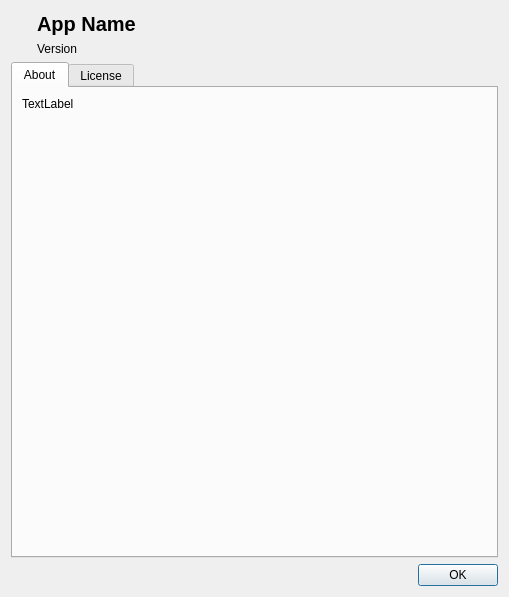
<?xml version="1.0" encoding="UTF-8"?>
<ui version="4.0">
 <class>aboutDialog</class>
 <widget class="QDialog" name="aboutDialog">
  <property name="geometry">
   <rect>
    <x>0</x>
    <y>0</y>
    <width>509</width>
    <height>597</height>
   </rect>
  </property>
  <property name="windowTitle">
   <string>Dialog</string>
  </property>
  <property name="modal">
   <bool>true</bool>
  </property>
  <layout class="QVBoxLayout" name="verticalLayout_3">
   <item>
    <layout class="QHBoxLayout" name="horizontalLayout">
     <item>
      <layout class="QVBoxLayout" name="verticalLayout_2">
       <item>
        <spacer name="verticalSpacer_2">
         <property name="orientation">
          <enum>Qt::Vertical</enum>
         </property>
         <property name="sizeHint" stdset="0">
          <size>
           <width>20</width>
           <height>1</height>
          </size>
         </property>
        </spacer>
       </item>
       <item>
        <widget class="QLabel" name="logo">
         <property name="sizePolicy">
          <sizepolicy hsizetype="Fixed" vsizetype="Fixed">
           <horstretch>0</horstretch>
           <verstretch>0</verstretch>
          </sizepolicy>
         </property>
         <property name="maximumSize">
          <size>
           <width>100</width>
           <height>100</height>
          </size>
         </property>
         <property name="baseSize">
          <size>
           <width>0</width>
           <height>0</height>
          </size>
         </property>
         <property name="text">
          <string/>
         </property>
         <property name="pixmap">
          <pixmap resource="icons.qrc">:/icons/wpa_gui.svg</pixmap>
         </property>
         <property name="scaledContents">
          <bool>true</bool>
         </property>
        </widget>
       </item>
      </layout>
     </item>
     <item>
      <layout class="QVBoxLayout" name="verticalLayout">
       <item>
        <spacer name="verticalSpacer">
         <property name="orientation">
          <enum>Qt::Vertical</enum>
         </property>
         <property name="sizeType">
          <enum>QSizePolicy::Expanding</enum>
         </property>
         <property name="sizeHint" stdset="0">
          <size>
           <width>20</width>
           <height>1</height>
          </size>
         </property>
        </spacer>
       </item>
       <item>
        <widget class="QLabel" name="appName">
         <property name="font">
          <font>
           <pointsize>15</pointsize>
           <weight>75</weight>
           <italic>false</italic>
           <bold>true</bold>
          </font>
         </property>
         <property name="text">
          <string>App Name</string>
         </property>
        </widget>
       </item>
       <item>
        <widget class="QLabel" name="appVersion">
         <property name="text">
          <string>Version</string>
         </property>
        </widget>
       </item>
      </layout>
     </item>
     <item>
      <spacer name="horizontalSpacer">
       <property name="orientation">
        <enum>Qt::Horizontal</enum>
       </property>
       <property name="sizeHint" stdset="0">
        <size>
         <width>40</width>
         <height>20</height>
        </size>
       </property>
      </spacer>
     </item>
    </layout>
   </item>
   <item>
    <widget class="QTabWidget" name="tabWidget">
     <property name="sizePolicy">
      <sizepolicy hsizetype="Expanding" vsizetype="Expanding">
       <horstretch>0</horstretch>
       <verstretch>1</verstretch>
      </sizepolicy>
     </property>
     <property name="currentIndex">
      <number>0</number>
     </property>
     <widget class="QWidget" name="aboutTab" native="true">
      <attribute name="title">
       <string>About</string>
      </attribute>
      <layout class="QGridLayout" name="gridLayout">
       <item row="0" column="0">
        <widget class="QLabel" name="aboutText">
         <property name="text">
          <string>TextLabel</string>
         </property>
         <property name="alignment">
          <set>Qt::AlignLeading|Qt::AlignLeft|Qt::AlignTop</set>
         </property>
         <property name="wordWrap">
          <bool>false</bool>
         </property>
         <property name="margin">
          <number>9</number>
         </property>
         <property name="textInteractionFlags">
          <set>Qt::LinksAccessibleByMouse|Qt::TextSelectableByMouse</set>
         </property>
        </widget>
       </item>
      </layout>
     </widget>
     <widget class="QWidget" name="licenseTab" native="true">
      <attribute name="title">
       <string>License</string>
      </attribute>
      <layout class="QGridLayout" name="gridLayout_2">
       <property name="leftMargin">
        <number>0</number>
       </property>
       <property name="topMargin">
        <number>0</number>
       </property>
       <property name="rightMargin">
        <number>0</number>
       </property>
       <property name="bottomMargin">
        <number>0</number>
       </property>
       <item row="0" column="0">
        <widget class="QScrollArea" name="scrollArea">
         <property name="widgetResizable">
          <bool>true</bool>
         </property>
         <widget class="QWidget" name="scrollAreaWidgetContents">
          <property name="geometry">
           <rect>
            <x>0</x>
            <y>0</y>
            <width>485</width>
            <height>371</height>
           </rect>
          </property>
          <layout class="QGridLayout" name="gridLayout_3">
           <property name="leftMargin">
            <number>7</number>
           </property>
           <item row="0" column="0">
            <widget class="QLabel" name="licenseText">
             <property name="text">
              <string>TextLabel</string>
             </property>
             <property name="alignment">
              <set>Qt::AlignLeading|Qt::AlignLeft|Qt::AlignTop</set>
             </property>
             <property name="margin">
              <number>9</number>
             </property>
            </widget>
           </item>
          </layout>
         </widget>
        </widget>
       </item>
      </layout>
     </widget>
    </widget>
   </item>
   <item>
    <widget class="QDialogButtonBox" name="buttonBox">
     <property name="orientation">
      <enum>Qt::Horizontal</enum>
     </property>
     <property name="standardButtons">
      <set>QDialogButtonBox::Ok</set>
     </property>
    </widget>
   </item>
  </layout>
 </widget>
 <resources>
  <include location="icons.qrc"/>
 </resources>
 <connections>
  <connection>
   <sender>buttonBox</sender>
   <signal>accepted()</signal>
   <receiver>aboutDialog</receiver>
   <slot>accept()</slot>
   <hints>
    <hint type="sourcelabel">
     <x>248</x>
     <y>254</y>
    </hint>
    <hint type="destinationlabel">
     <x>157</x>
     <y>274</y>
    </hint>
   </hints>
  </connection>
  <connection>
   <sender>buttonBox</sender>
   <signal>rejected()</signal>
   <receiver>aboutDialog</receiver>
   <slot>reject()</slot>
   <hints>
    <hint type="sourcelabel">
     <x>316</x>
     <y>260</y>
    </hint>
    <hint type="destinationlabel">
     <x>286</x>
     <y>274</y>
    </hint>
   </hints>
  </connection>
 </connections>
</ui>
